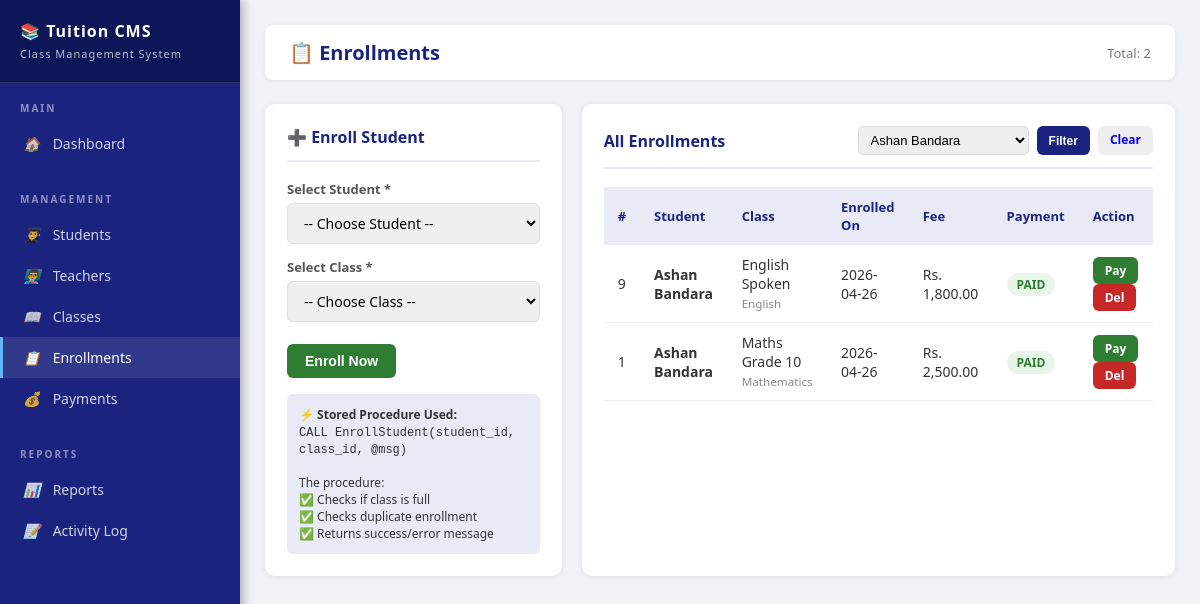
/php/enrollments.php?student_id=1, run on the app's committed database.
### tables this page shows
CREATE TABLE enrollments (
    enroll_id     INT AUTO_INCREMENT PRIMARY KEY,
    student_id    INT NOT NULL,
    class_id      INT NOT NULL,
    enroll_date   DATE DEFAULT (CURDATE()),
    payment_status ENUM('paid','pending','overdue') DEFAULT 'pending',
    FOREIGN KEY (student_id) REFERENCES students(student_id) ON DELETE CASCADE,
    FOREIGN KEY (class_id)   REFERENCES classes(class_id)   ON DELETE CASCADE,
    UNIQUE KEY unique_enroll (student_id, class_id)
);

CREATE TABLE students (
    student_id    INT AUTO_INCREMENT PRIMARY KEY,
    full_name     VARCHAR(100) NOT NULL,
    email         VARCHAR(100) UNIQUE,
    phone         VARCHAR(15),
    grade         VARCHAR(10),
    address       TEXT,
    joined_date   DATE DEFAULT (CURDATE()),
    status        ENUM('active','inactive') DEFAULT 'active'
);

CREATE TABLE classes (
    class_id      INT AUTO_INCREMENT PRIMARY KEY,
    class_name    VARCHAR(100) NOT NULL,
    subject       VARCHAR(50),
    teacher_id    INT,
    schedule      VARCHAR(100),
    max_students  INT DEFAULT 30,
    fee           DECIMAL(10,2) DEFAULT 0.00,
    status        ENUM('active','inactive') DEFAULT 'active',
    FOREIGN KEY (teacher_id) REFERENCES teachers(teacher_id) ON DELETE SET NULL
);

### php/enrollments.php (the view, shortened to what this page needs)
<?php
$db = getDB();
$students = $db->query("SELECT * FROM students WHERE status='active' ORDER BY full_name");
$filter_student = isset($_GET['student_id']) ? (int)$_GET['student_id'] : 0;
$where = $filter_student ? "WHERE e.student_id=$filter_student" : '';
$enrollments = $db->query("
    SELECT e.*, s.full_name AS student_name, c.class_name, c.fee, c.subject
    FROM enrollments e
    JOIN students s ON e.student_id = s.student_id
    JOIN classes  c ON e.class_id   = c.class_id
    $where
    ORDER BY e.enroll_id DESC
");
include 'header.php';
?>
<div class="main">
    <div class="topbar">
        <h1>📋 Enrollments</h1>
        <span class="topbar-date">Total: <?= $enrollments->num_rows ?></span>
    </div>
    <div style="display:grid;grid-template-columns:1fr 2fr;gap:20px;">
        <div class="card">
            <div class="card-header"><span class="card-title">➕ Enroll Student</span></div>
            <form method="POST">
                <div class="form-grid">
                    <div class="form-group form-full">
                        <label>Select Student *</label>
                        <select name="student_id" required>
                            <option value="">-- Choose Student --</option>
                        </select>
                    </div>
                    <div class="form-group form-full">
                        <label>Select Class *</label>
                        <select name="class_id" required>
                            <option value="">-- Choose Class --</option>
                        </select>
                    </div>
                </div>
                <br>
                <button type="submit" name="enroll" class="btn btn-success">Enroll Now</button>
            </form>
            <div style="margin-top:16px;padding:12px;background:#e8eaf6;border-radius:6px;font-size:12px;">
                <strong>⚡ Stored Procedure Used:</strong><br>
                <code>CALL EnrollStudent(student_id, class_id, @msg)</code><br><br>
                The procedure:<br>
                ✅ Checks if class is full<br>
                ✅ Checks duplicate enrollment<br>
                ✅ Returns success/error message
            </div>
        </div>
        <div class="card">
            <div class="card-header">
                <span class="card-title">All Enrollments</span>
                <form method="GET" style="display:flex;gap:8px;">
                    <select name="student_id" style="padding:5px 8px;border:1px solid #ddd;border-radius:5px;font-size:13px;">
                        <?php
                        $students->data_seek(0);
                        while($s=$students->fetch_assoc()):
                        ?>
                        <option value="<?= $s['student_id'] ?>" <?= $filter_student==$s['student_id']?'selected':'' ?>>
                            <?= htmlspecialchars($s['full_name']) ?>
                        </option>
                        <?php endwhile; ?>
                    </select>
                    <button type="submit" class="btn btn-primary btn-sm">Filter</button>
                    <?php if($filter_student): ?><a href="enrollments.php" class="btn btn-sm" style="background:#eee;">Clear</a><?php endif; ?>
                </form>
            </div>
            <div style="overflow-y:auto;max-height:420px;">
            <table>
                <thead>
                    <tr><th>#</th><th>Student</th><th>Class</th><th>Enrolled On</th><th>Fee</th><th>Payment</th><th>Action</th></tr>
                </thead>
                <tbody>
                <?php
                $enrollments->data_seek(0);
                while($e=$enrollments->fetch_assoc()): ?>
                <tr>
                    <td><?= $e['enroll_id'] ?></td>
                    <td><strong><?= htmlspecialchars($e['student_name']) ?></strong></td>
                    <td><?= htmlspecialchars($e['class_name']) ?><br>
                        <small style="color:#888;"><?= $e['subject'] ?></small></td>
                    <td><?= $e['enroll_date'] ?></td>
                    <td>Rs. <?= number_format($e['fee'],2) ?></td>
                    <td><span class="badge badge-<?= $e['payment_status'] ?>"><?= strtoupper($e['payment_status']) ?></span></td>
                    <td>
                        <a href="payments.php?enroll_id=<?= $e['enroll_id'] ?>" class="btn btn-success btn-sm">Pay</a>
                        <a href="?delete=<?= $e['enroll_id'] ?>"
                           onclick="return confirm('Remove this enrollment?')"
                           class="btn btn-danger btn-sm">Del</a>
                    </td>
                </tr>
                <?php endwhile; ?>
                </tbody>
            </table>
            </div>
        </div>
    </div>
</div>
</body></html>

### php/header.php (style rules this page uses)
* { margin:0; padding:0; box-sizing:border-box; }
body { font-family: 'Segoe UI', sans-serif; background:#f0f2f5; color:#333; }
.main { margin-left:240px; padding:25px; min-height:100vh; }
.topbar { background:#fff; padding:14px 24px; border-radius:8px; margin-bottom:24px; display:flex; justify-content:space-between; align-items:center; box-shadow:0 1px 4px rgba(0,0,0,0.08); }
.topbar h1 { font-size:20px; color:#1a237e; font-weight:600; }
.topbar-date { font-size:13px; color:#777; }
.card { background:#fff; border-radius:10px; padding:22px; box-shadow:0 1px 6px rgba(0,0,0,0.08); margin-bottom:20px; }
.card-header { display:flex; justify-content:space-between; align-items:center; margin-bottom:18px; padding-bottom:12px; border-bottom:2px solid #e8eaf6; }
.card-title { font-size:16px; font-weight:600; color:#1a237e; }
table { width:100%; border-collapse:collapse; font-size:14px; }
thead { background:#e8eaf6; }
th { padding:11px 14px; text-align:left; font-weight:600; color:#1a237e; font-size:13px; }
td { padding:10px 14px; border-bottom:1px solid #f0f0f0; }
.badge { padding:3px 10px; border-radius:20px; font-size:12px; font-weight:600; }
.badge-paid { background:#e8f5e9; color:#2e7d32; }
.form-grid { display:grid; grid-template-columns:1fr 1fr; gap:14px; }
.form-group { display:flex; flex-direction:column; gap:5px; }
.form-group label { font-size:13px; font-weight:600; color:#555; }
.form-group input, .form-group select, .form-group textarea { padding:9px 12px; border:1px solid #dde; border-radius:6px; font-size:14px; outline:none; transition:border 0.2s; font-family:inherit; }
.form-full { grid-column:1/-1; }
.btn { padding:9px 18px; border:none; border-radius:6px; font-size:14px; font-weight:600; cursor:pointer; transition:all 0.2s; text-decoration:none; display:inline-block; }
.btn-primary { background:#1a237e; color:#fff; }
.btn-success { background:#2e7d32; color:#fff; }
.btn-danger { background:#c62828; color:#fff; }
.btn-sm { padding:5px 12px; font-size:12px; }

### data on the page
enrollments: enroll_id "9", student.full_name "Ashan Bandara", class.class_name "English Spoken", class.subject "English", enroll_date "2026-04-26", class.fee "1,800.00", payment_status "PAID"
enrollments: enroll_id "1", student.full_name "Ashan Bandara", class.class_name "Maths Grade 10", class.subject "Mathematics", enroll_date "2026-04-26", class.fee "2,500.00", payment_status "PAID"

### other printed values
$enrollments->num_rows "2"
form field student_id "Ashan Bandara"
